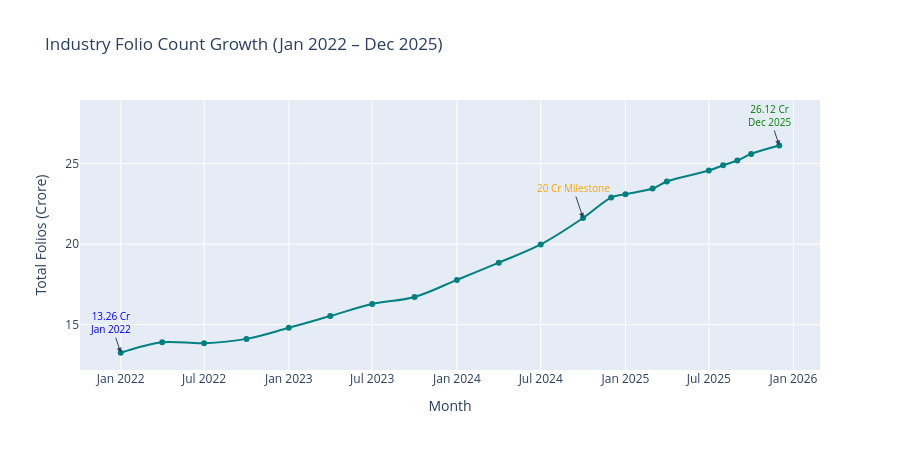

The cell this chart's notebook holds for it:
### Code cell
fig = px.line(
    folio, x='month', y='total_folios_crore',
    title='Industry Folio Count Growth (Jan 2022 – Dec 2025)',
    labels={'total_folios_crore': 'Total Folios (Crore)', 'month': 'Month'},
    markers=True, line_shape='spline'
)
# Mark start
fig.add_annotation(x=folio['month'].iloc[0],  y=folio['total_folios_crore'].iloc[0],
                   text='13.26 Cr<br>Jan 2022', showarrow=True,
                   arrowhead=2, font=dict(color='blue', size=10))
# Mark end
fig.add_annotation(x=folio['month'].iloc[-1], y=folio['total_folios_crore'].iloc[-1],
                   text='26.12 Cr<br>Dec 2025', showarrow=True,
                   arrowhead=2, font=dict(color='green', size=10))
# Mark 20 Cr milestone
milestone = folio[folio['total_folios_crore'] >= 20].iloc[0]
fig.add_annotation(x=milestone['month'], y=milestone['total_folios_crore'],
                   text='20 Cr Milestone', showarrow=True,
                   arrowhead=2, font=dict(color='orange', size=10))
fig.update_traces(line_color='teal', line_width=2)
fig.update_layout(height=450)
try:
    fig.write_image(str(CHART_DIR / 'chart07_folio_growth.png'))
except Exception:
    pass  # kaleido not installed; skipping PNG export
fig.show()

### Figure 1 — Plotly figure (JSON) as saved in the notebook; plotly's stock layout.template omitted (floating-point values rounded to 4 significant figures)
{"data": [{"hovertemplate": "Month=%{x}<br>Total Folios (Crore)=%{y}<extra></extra>", "legendgroup": "", "line": {"color": "teal", "dash": "solid", "shape": "spline", "width": 2}, "marker": {"symbol": "circle"}, "mode": "lines+markers", "name": "", "orientation": "v", "showlegend": false, "type": "scatter", "x": ["2022-01-01T00:00:00.000000000", "2022-04-01T00:00:00.000000000", "2022-07-01T00:00:00.000000000", "2022-10-01T00:00:00.000000000", "2023-01-01T00:00:00.000000000", "2023-04-01T00:00:00.000000000", "2023-07-01T00:00:00.000000000", "2023-10-01T00:00:00.000000000", "2024-01-01T00:00:00.000000000", "2024-04-01T00:00:00.000000000", "2024-07-01T00:00:00.000000000", "2024-10-01T00:00:00.000000000", "2024-12-01T00:00:00.000000000", "2025-01-01T00:00:00.000000000", "2025-03-01T00:00:00.000000000", "2025-04-01T00:00:00.000000000", "2025-07-01T00:00:00.000000000", "2025-08-01T00:00:00.000000000", "2025-09-01T00:00:00.000000000", "2025-10-01T00:00:00.000000000", "2025-12-01T00:00:00.000000000"], "xaxis": "x", "y": [13.26, 13.91, 13.85, 14.12, 14.81, 15.54, 16.28, 16.72, 17.78, 18.85, 19.98, 21.62, 22.89, 23.1, 23.45, 23.89, 24.57, 24.89, 25.19, 25.6, 26.12], "yaxis": "y"}], "layout": {"annotations": [{"arrowhead": 2, "font": {"color": "blue", "size": 10}, "showarrow": true, "text": "13.26 Cr<br>Jan 2022", "x": "2022-01-01T00:00:00", "y": 13.26}, {"arrowhead": 2, "font": {"color": "green", "size": 10}, "showarrow": true, "text": "26.12 Cr<br>Dec 2025", "x": "2025-12-01T00:00:00", "y": 26.12}, {"arrowhead": 2, "font": {"color": "orange", "size": 10}, "showarrow": true, "text": "20 Cr Milestone", "x": "2024-10-01T00:00:00", "y": 21.62}], "height": 450, "legend": {"tracegroupgap": 0}, "title": {"text": "Industry Folio Count Growth (Jan 2022 – Dec 2025)"}, "xaxis": {"anchor": "y", "domain": [0, 1], "title": {"text": "Month"}}, "yaxis": {"anchor": "x", "domain": [0, 1], "title": {"text": "Total Folios (Crore)"}}}}
